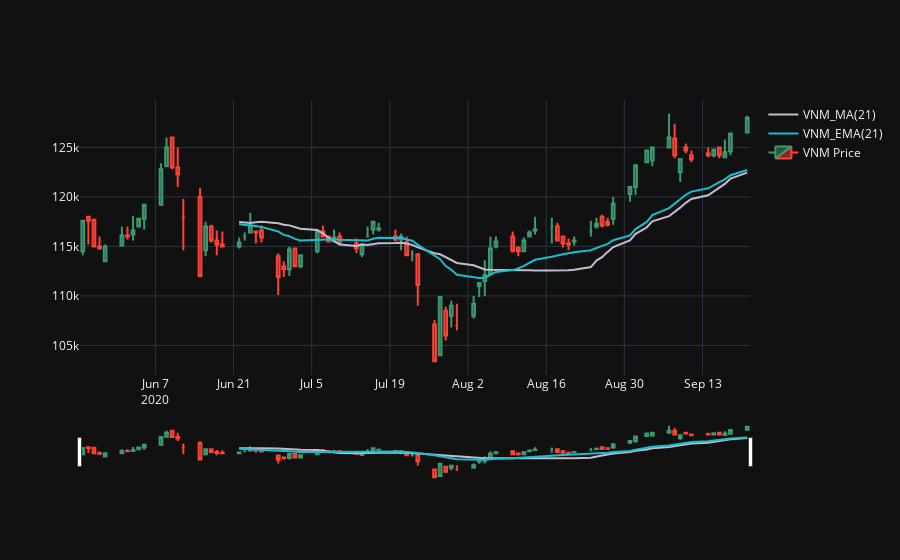

The code cell stored with this chart in its notebook:
### Markdown cell above
### 3.2 Dạng đồ thị

### Code cell
go.Figure(
    data=[
        MA(vnm).plot(line=dict(color="#BEBECF")),
        EMA(vnm).plot(line=dict(color="#17BECF")),
        Candlestick(vnm).plot(),
    ],
    layout=go.Layout(template="plotly_dark"),
)
